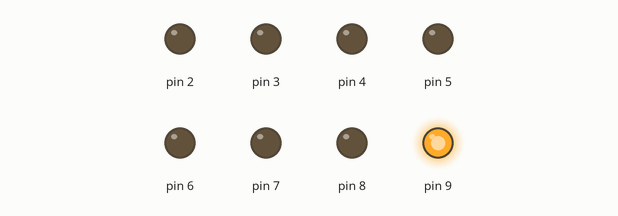
This sketch was run on a simulated Arduino Uno, built with avr-gcc and run on an emulated ATmega328P. Parts: output pins drawn as LEDs (lit = HIGH).

Above: at 0.02 s.
At 0.37 s:
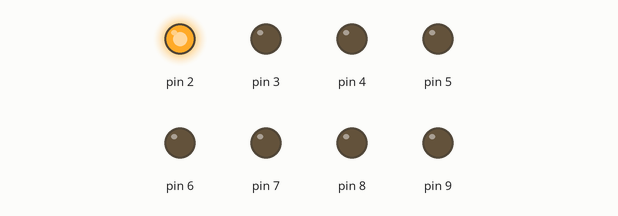
At 0.72 s:
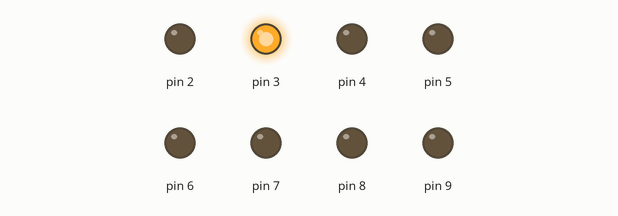
At 1.47 s:
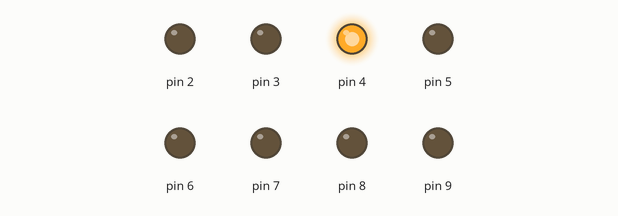
At 2.17 s:
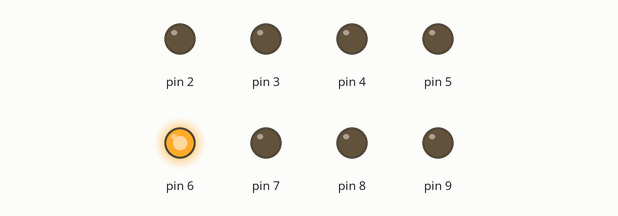
At 2.92 s:
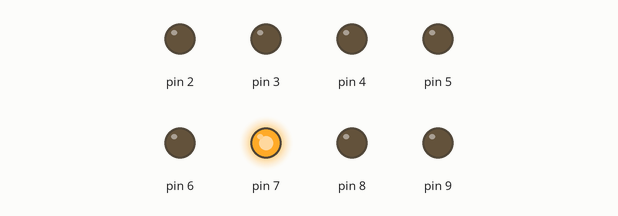
Timing chart, 0 to 3.2 s (numbered marks = the images above):
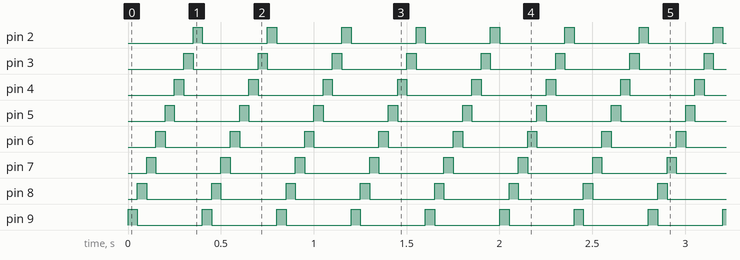

The sketch:

Day1Exercise6.ino
```cpp
#include <Arduino.h>

void setup() {
    for (int i = 2; i <= 9; i++) {
        pinMode(i, OUTPUT);
        digitalWrite(i, LOW);
    }
}

void loop() {


    for (int x = 7; x >= 0; x--) {
        int high_pin = x + 2;

        digitalWrite(high_pin, HIGH);

        for (int y = 2; y < 10; y++) {
            if (y != high_pin) {
                digitalWrite(y, LOW);
            }
        }

        delay(50);
    }
}

void pattern(bool UP = true) {
    if (UP) {
        for (int x = 0; x <= 7; x++) {
            int high_pin = x + 2;

            digitalWrite(high_pin, HIGH);

            for (int y = 2; y < 10; y++) {
                if (y != high_pin) {
                    digitalWrite(y, LOW);
                }
            }

            delay(50);
        }
    }
}
```

Measured:
- by itself, pin 2–9: alternates HIGH for 0.05 s and LOW for 0.35 s
- by itself, everything shown: repeats every 0.40 s, in 8 steps
